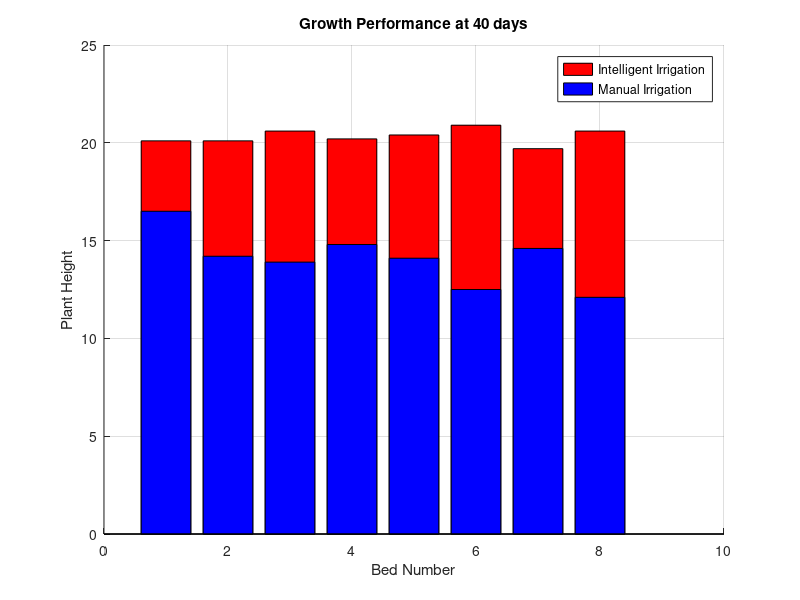
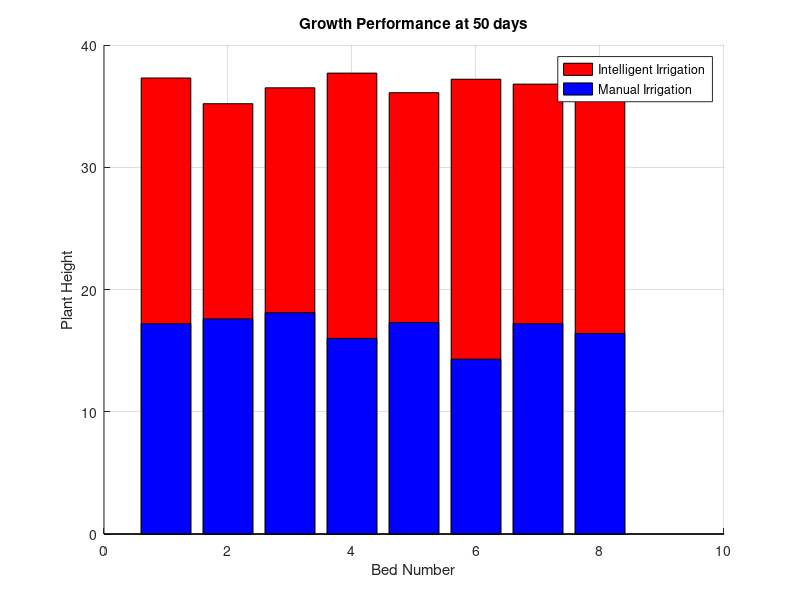

Source code (MATLAB) for these figures, in order:
% Plant height 40 days
close all;
clear;
clc;
A=[20.1 20.1 20.6 20.2 20.4 20.9 19.7 20.6];
B=[16.5 14.2 13.9 14.8 14.1 12.5 14.6 12.1];
figure
hold on
bar(A,'r')
bar(B,'b')
grid on
title('Growth Performance at 40 days')
xlabel('Bed Number');
ylabel('Plant Height');
legend('Intelligent Irrigation','Manual Irrigation');
hold off


%plant height 50 days
clear;clc;
A=[37.3 35.2 36.5 37.7 36.1 37.2 36.8 36.6];
B=[17.2 17.6 18.1 16.0 17.3 14.3 17.2 16.4];
figure
hold on
bar(A,'r')
bar(B,'b')
grid on
title('Growth Performance at 50 days')
xlabel('Bed Number');
ylabel('Plant Height');
legend('Intelligent Irrigation','Manual Irrigation');
hold off

